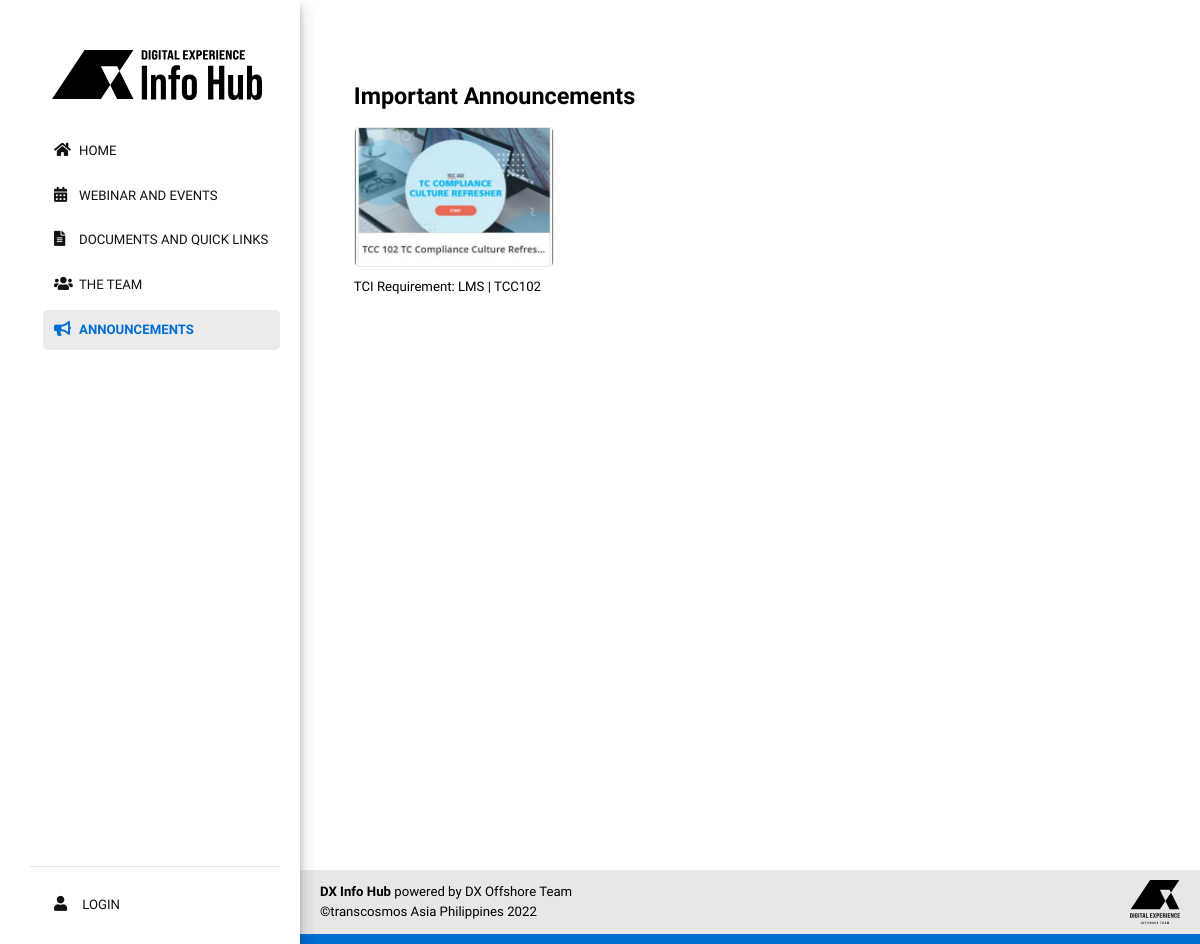
Page /pages/announcements/o-index.php on the earlier database version.
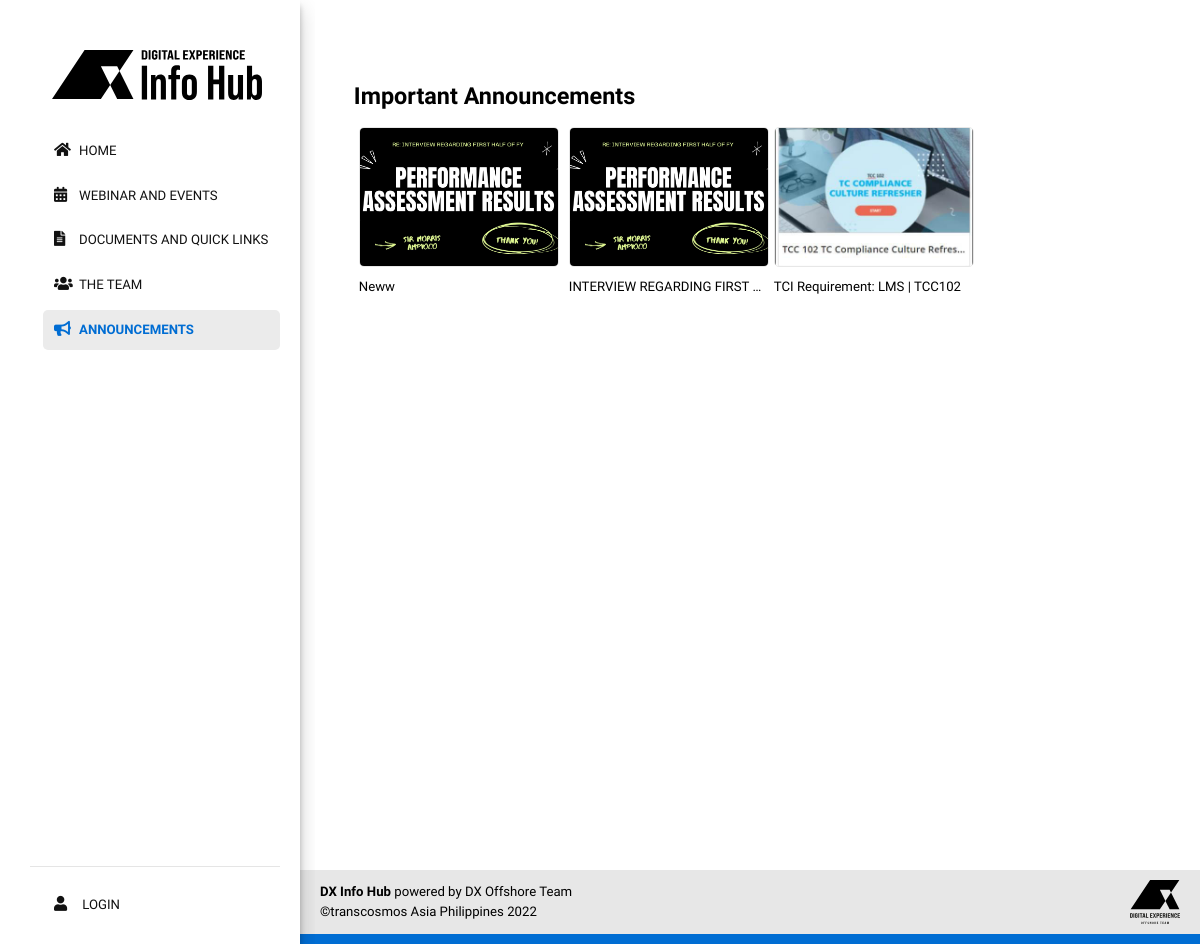
Same page on the later database version.
### tables this page shows
CREATE TABLE `announcements` (
  `id` int(255) UNSIGNED NOT NULL,
  `user_id` int(255) NOT NULL,
  `announcements_title` varchar(255) NOT NULL DEFAULT '',
  `announcements_details` text NOT NULL,
  `announcements_img` varchar(255) NOT NULL,
  `announcements_count` int(1) NOT NULL DEFAULT 0,
  `date_edit` varchar(255) NOT NULL,
  `date_created` varchar(255) DEFAULT NULL,
  `announcements_status` int(255) NOT NULL DEFAULT 0,
  `temp_del` int(11) NOT NULL DEFAULT 0,
  `timestamp` timestamp NOT NULL DEFAULT current_timestamp() ON UPDATE current_timestamp()
);

### includes/functions.php (called while the page is built, shortened)
<?php
$key = $GLOBALS['crypt_key'];
?>

### pages/announcements/o-index.php (the view, shortened to what this page needs)
<?php
require($_SERVER['DOCUMENT_ROOT'].'/includes/config.php');
    $page = 'o-announcements';
?>
<!DOCTYPE html>
<html lang="en">
    <head>
        <?php require($_SERVER['DOCUMENT_ROOT'].'/includes/common/links.php');  ?>
        <link href="/assets/css/announcement.css" rel="stylesheet" />
    </head>
  <body id="announcement">
    <div class="container">
        <div class="col-3 col-s-3 menu">
            <?php require($_SERVER['DOCUMENT_ROOT'].'/includes/common/parent-sidebar.php');  ?>
        </div>
       <section class="main-area col-s-9 d-column mb-4 ml-5" >
            <div class="announcement mb-4">
                <h2 class="mb-3">
                    <span >Important Announcements</span>
                </h2>
                <div class="announcements-row">
                    <ul class="list-inline mb-4 d-flex flex-wrap">
                        <?php
                        $sql = $pdo->prepare("SELECT * FROM announcements WHERE temp_del = 0 ORDER BY id DESC ");
                        $sql->execute();
                        $row = $sql->fetchAll(PDO::FETCH_ASSOC);
                        foreach($row as $key => $data) {
                            $x = $key +1;
                            if($data['announcements_status'] != 2) {
                                if($data['id'] != 0) {
                                    echo '<li class="list-inline-item">';
                                        echo '<a href="javascript:void(0)" class="js-modal" data-target="myModal'.$x.'" >';
                                            echo '<img src="assets/images/announcements/'.$data['announcements_img'].'" class="myImg">';
                                                echo '<br><span class="d-inline-block text-truncate" style="max-width: 200px;" >';
                                                    echo $data['announcements_title'];
                                                echo '</span>';
                                        echo '</a>';
                                    echo '</li>';
                                }
                            }
                            ?>
                        <?php }
                        ?>
                    </ul>
                </div>
            </div>
        </section>
    </div>
    <?php require($_SERVER['DOCUMENT_ROOT'].'/includes/common/parent-footer.php');  ?>
</body>
</html>

### includes/common/links.php (shortened to what this page needs)
<link rel="stylesheet" href="/plugins/fontawesome-free/css/all.min.css">
<link rel="stylesheet" href="/plugins/select2/css/select2.min.css">
<link rel="stylesheet" href="/plugins/select2-bootstrap4-theme/select2-bootstrap4.min.css">
<link rel="stylesheet" href="/plugins/sweetalert2-theme-bootstrap-4/bootstrap-4.min.css">
<link rel="stylesheet" href="/plugins/flag-icon-css/css/flag-icon.min.css">
<link rel="stylesheet" href="/plugins/icheck-bootstrap/icheck-bootstrap.min.css">
<link rel="stylesheet" href="/plugins/overlayScrollbars/css/OverlayScrollbars.min.css">
<link rel="stylesheet" href="/plugins/datatables-bs4/css/dataTables.bootstrap4.css">
<link rel="stylesheet" href="/dist/css/adminlte.min.css">
<link rel="stylesheet" href="/assets/css/common.css">
<link rel="stylesheet" href="/assets/modal/css/lightslider.css">
<link rel="stylesheet" href="/assets/css/style.css">

### includes/common/parent-sidebar.php
<nav class="navbar-nav mb-5 h-100 ">
  <div class="nav-title">
    <h1><img class="img-logo" src="/assets/images/dx-info-hub-logo.svg" alt="DX Info Hub" /></h1>
  </div>
  <ul class="h-100" style="flex:1">
    <li class="nav-item">
      <a class="nav-link js-scroll-trigger <?php if($page == 'home') { echo ' active'; } ?>" href="/"> <i class="fa fa-home" aria-hidden="true"></i>HOME</a>
    </li>
      <li class="nav-item">
      <a class="nav-link js-scroll-trigger <?php if($page == 'o-webinar-and-events') { echo ' active'; } ?>" href="/o-webinar-and-events"><i class="fa far fa-calendar-alt" aria-hidden="true"></i>WEBINAR AND EVENTS</a>
    </li>
      <li class="nav-item">
      <a class="nav-link js-scroll-trigger <?php if($page == 'o-documents') { echo ' active'; } ?>" href="/o-documents"><i class="fa far fa-file-alt" aria-hidden="true"></i>DOCUMENTS AND QUICK LINKS</a>
    </li>
      <li class="nav-item">
      <a class="nav-link js-scroll-trigger <?php if($page == 'o-teams') { echo ' active'; } ?>" href="/o-teams"><i class="fa fa-users" aria-hidden="true"></i>THE TEAM</a>
    </li>
      <li class="nav-item">
      <a class="nav-link js-scroll-trigger <?php if($page == 'o-announcements') { echo ' active'; } ?>" href="/o-announcements"><i class="fa fa-bullhorn" aria-hidden="true"></i>ANNOUNCEMENTS</a>
    </li>
  </ul>
  <div class="nav-footer mb-0"><hr>
    <ul>
      <li class="nav-item">
        <a class="nav-link js-scroll-trigger <?php if($page == 'login') { echo ' active'; } ?>" href="/login">
          <i class="fa fa-user" aria-hidden="true"></i> LOGIN
        </a>
      </li>
    </ul>
  </div>
</nav>

### includes/common/parent-footer.php (shortened to what this page needs)
<div class="footer">
    <div class="footerBlock">
        <div class="footerLeft">
            <p><strong>DX Info Hub</strong>
                powered by DX Offshore Team</p>
            <p>©transcosmos Asia Philippines <?php echo date("Y"); ?></p>
        </div>
        <div class="footerRight">
            <img src="/assets/images/dxInfo-logo-img02.svg" >
        </div>
    </div>
</div>

### assets/css/common.css (style rules this page uses)
html { font-size: 12px; }
hr { margin-top: 1.5rem; margin-bottom: 1.5rem; }
.announcement { margin-bottom: 1rem; padding: 1rem; background-color: #fff; border-radius: .25rem; }

### assets/css/style.css (style rules this page uses)
:root { --blue: #006DD3; --gray: #E7E7E7; --dark-gray: #606060; --white: #fff; --black: #121212; }
body p, a { font-size: 1.1rem; }
@media (min-width: 1200px) { .container { max-width: 1300px !important; } }
@media (min-width: 1200px) { .h1, .h2, .h3, .h4, .h5, .h6, h1, h2, h3, h4, h5, h6 { font-weight: bold !important; text-transform: none; } }
@media (min-width: 1200px) { body { font-family: 'Inter Tight', sans-serif; color: var(--black); height: 100%; font-size: 1rem; } }
@media (min-width: 1200px) { * { box-sizing: border-box; } }
@media (min-width: 1200px) { .container { margin: 0 auto; width: 90%; } }
@media (min-width: 1200px) { .container::after { content: ""; clear: both; display: table; } }
@media (min-width: 1200px) { [class*="col-"] { float: left; } }
@media (min-width: 1200px) { a.nav-link.js-scroll-trigger { padding: 10px 11px; } }
@media (min-width: 1200px) { .nav-link .fa { width: 10px; margin-right: 15px; font-size: 15px; } }
@media (min-width: 1200px) { .menu li a { color: #111; list-style-type: none; margin: 0; } }
@media (min-width: 1200px) { .nav-title { padding: 0 7px; } }
@media (min-width: 1200px) { .img-logo { width: 210px; margin: 5px 15px 20px; } }
@media (min-width: 1200px) { h2 { font-size: 1.5rem; font-weight: 600; } }
@media (min-width: 1200px) { nav ul { list-style: none; padding-left: 13px; padding-right: 0; } }
@media (min-width: 1200px) { nav li { margin-block: 5px; } }
@media (min-width: 1200px) { a.nav-link.js-scroll-trigger.active { color: var(--blue);; background-color: #ebebeb; border-radius: 5px; font-weight: bold; } }
@media (min-width: 1200px) { .col-3.col-s-3.menu { position: relative; padding: 45px 20px 7px 30px; box-shadow: 0 10px 20px rgba(0,0,0,.19),0 6px 6px rgba(0,0,0,.23); clip-path: inset(0px -15px 0px 0px); min-height: 100%; height: 100vh; left: 0; position: fixed; background-color: var(--white); } }
@media (min-width: 1200px) { h1 { font-weight: 700; color: var(--blue);; } }
@media (min-width: 1200px) { .nav-title h1 { font-size: 1.7rem; } }
@media (min-width: 1200px) { .main-area h2 { font-size: 1.95rem; font-weight: 100; margin: 0; color: #000; } }
@media (min-width: 1200px) { .announcement li { padding: 5px 0; } }
@media (min-width: 1200px) { .announcement li a { color: #000; } }
@media (min-width: 1200px) { .announcement ul { list-style-type:none; padding-left: 0; transition: 0.2s; } }
@media (min-width: 1200px) { img.myImg { width: 210px; } }
@media (min-width: 1200px) { .list-inline-item { width: 200px; } }
@media (min-width: 1200px) { .list-inline-item:not(:last-child) { margin-inline: 5px; } }
@media (min-width: 1200px) { .list-inline-item img { width: 200px; height: 140px; object-fit: cover; border-radius: 5px; border: 1px solid var(--gray); transition: transform 0.2s; } }
@media (min-width: 1200px) { .footer { overflow: hidden; background-color: var(--gray); color: #000; font-size: 12px; position: relative; padding-left:25%; bottom: 0; width: 100%; z-index: -1; border-bottom: 10px solid var(--blue); } }
@media (min-width: 1200px) { .footerBlock { display: flex; flex-direction: row; justify-content: space-between; align-items: center; padding-block: 10px; padding-inline: 20px; } }
@media (min-width: 1200px) { .footerLeft p { margin-bottom: 0; } }
@media (min-width: 1200px) { .footerRight { width: 120px; } }
@media (min-width: 1200px) { .footerRight img { width: 50px; float: right; } }
[class*="col-"] { width: 100%; }
@media only screen and (min-width: 600px) { .col-s-3 { width: 22%; } }
@media only screen and (min-width: 600px) { .col-s-9 { width: 75%; } }
@media only screen and (min-width: 600px) { .main-area { width: 78%; } }
@media only screen and (min-width: 768px) { .col-3 { width: 25%; } }
@media only screen and (min-width: 768px) { .main-area { overflow: hidden;max-width: 78%; } }
@media only screen and (min-width: 768px) { .main-area { float: right; margin-top: 45px; } }

### assets/css/announcement.css (style rules this page uses)
section.main-area.col-s-9.d-column.mb-4 { margin: 70px -40px 0 !important; min-height: 100vh; }
.list-inline-item img { margin-bottom: 10px; }

Differences in the rows shown:
added announcements: announcements_img (picture), announcements_title "Neww"
added announcements: announcements_img (picture), announcements_title "INTERVIEW REGARDING FIRST…"
